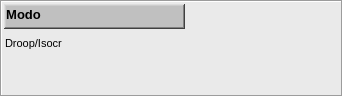
  <widget class="QFrame" name="Modo">
   <property name="geometry">
    <rect>
     <x>5</x>
     <y>560</y>
     <width>343</width>
     <height>97</height>
    </rect>
   </property>
   <property name="styleSheet">
    <string notr="true">background-color: rgb(234, 234, 234);</string>
   </property>
   <property name="frameShape">
    <enum>QFrame::Box</enum>
   </property>
   <property name="frameShadow">
    <enum>QFrame::Sunken</enum>
   </property>
   <widget class="QFrame" name="frame_8">
    <property name="geometry">
     <rect>
      <x>4</x>
      <y>4</y>
      <width>181</width>
      <height>25</height>
     </rect>
    </property>
    <property name="minimumSize">
     <size>
      <width>181</width>
      <height>25</height>
     </size>
    </property>
    <property name="maximumSize">
     <size>
      <width>16777215</width>
      <height>25</height>
     </size>
    </property>
    <property name="styleSheet">
     <string notr="true">background-color: rgb(192, 192, 192);</string>
    </property>
    <property name="frameShape">
     <enum>QFrame::WinPanel</enum>
    </property>
    <property name="frameShadow">
     <enum>QFrame::Raised</enum>
    </property>
    <property name="lineWidth">
     <number>2</number>
    </property>
    <widget class="QLabel" name="label_12">
     <property name="geometry">
      <rect>
       <x>2</x>
       <y>2</y>
       <width>35</width>
       <height>16</height>
      </rect>
     </property>
     <property name="font">
      <font>
       <pointsize>10</pointsize>
       <weight>75</weight>
       <bold>true</bold>
      </font>
     </property>
     <property name="text">
      <string>Modo</string>
     </property>
     <property name="alignment">
      <set>Qt::AlignCenter</set>
     </property>
    </widget>
   </widget>
   <widget class="QLabel" name="lb_Modo_Unit_DI">
    <property name="geometry">
     <rect>
      <x>292</x>
      <y>32</y>
      <width>40</width>
      <height>18</height>
     </rect>
    </property>
    <property name="font">
     <font>
      <pointsize>9</pointsize>
     </font>
    </property>
    <property name="layoutDirection">
     <enum>Qt::LeftToRight</enum>
    </property>
    <property name="text">
     <string/>
    </property>
    <property name="alignment">
     <set>Qt::AlignLeading|Qt::AlignLeft|Qt::AlignVCenter</set>
    </property>
   </widget>
   <widget class="QLabel" name="Descr_33">
    <property name="geometry">
     <rect>
      <x>5</x>
      <y>34</y>
      <width>225</width>
      <height>18</height>
     </rect>
    </property>
    <property name="minimumSize">
     <size>
      <width>225</width>
      <height>18</height>
     </size>
    </property>
    <property name="maximumSize">
     <size>
      <width>225</width>
      <height>18</height>
     </size>
    </property>
    <property name="font">
     <font>
      <pointsize>8</pointsize>
     </font>
    </property>
    <property name="layoutDirection">
     <enum>Qt::LeftToRight</enum>
    </property>
    <property name="text">
     <string>Droop/Isocr</string>
    </property>
    <property name="alignment">
     <set>Qt::AlignLeading|Qt::AlignLeft|Qt::AlignVCenter</set>
    </property>
   </widget>
   <widget class="QLabel" name="lb_Modo_Lect_DI">
    <property name="geometry">
     <rect>
      <x>236</x>
      <y>34</y>
      <width>50</width>
      <height>18</height>
     </rect>
    </property>
    <property name="minimumSize">
     <size>
      <width>50</width>
      <height>18</height>
     </size>
    </property>
    <property name="maximumSize">
     <size>
      <width>50</width>
      <height>18</height>
     </size>
    </property>
    <property name="font">
     <font>
      <pointsize>8</pointsize>
     </font>
    </property>
    <property name="layoutDirection">
     <enum>Qt::LeftToRight</enum>
    </property>
    <property name="text">
     <string/>
    </property>
    <property name="alignment">
     <set>Qt::AlignRight|Qt::AlignTrailing|Qt::AlignVCenter</set>
    </property>
   </widget>
  </widget>
